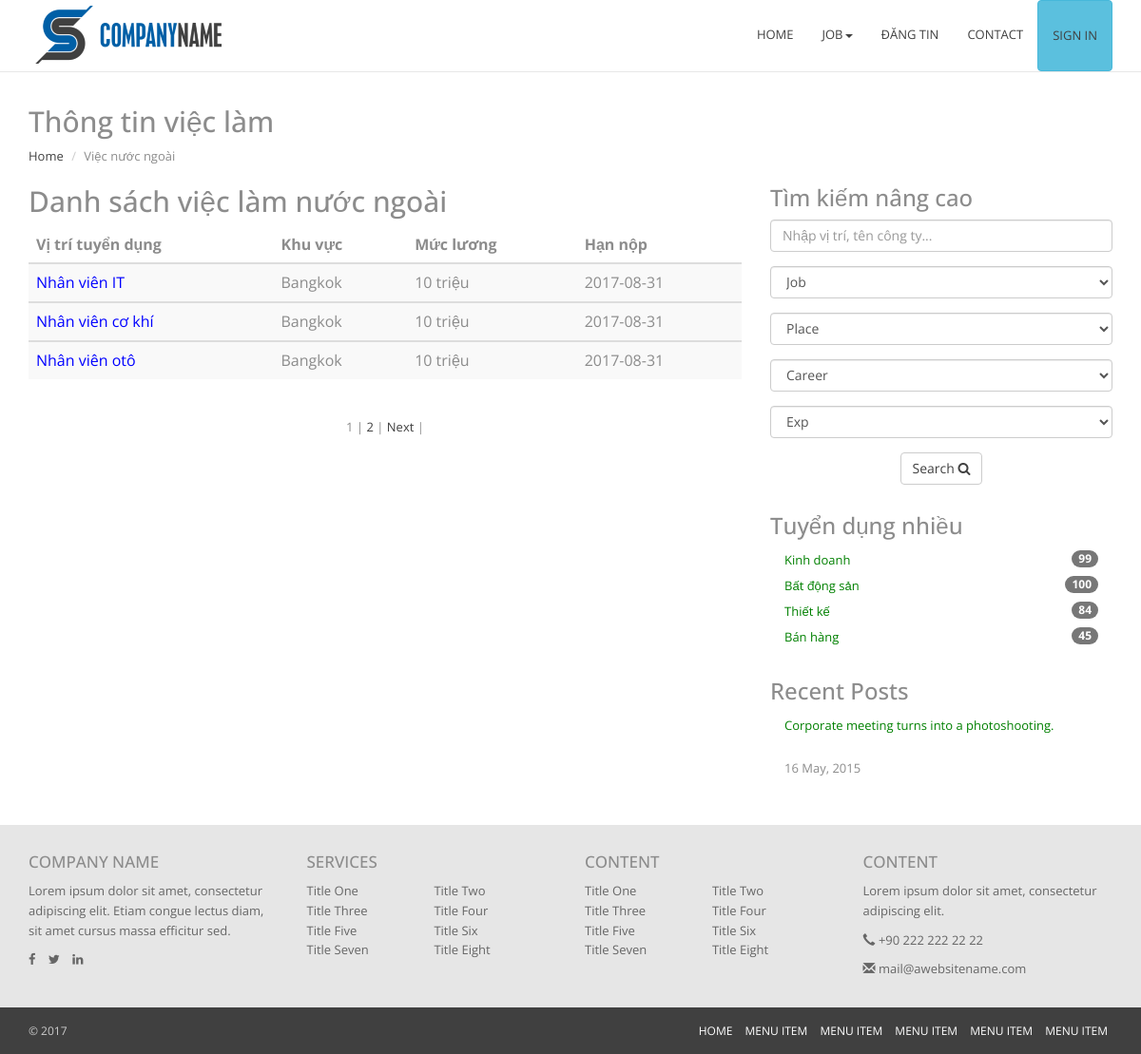
The page /viecnn.php on the database its author committed.
### tables this page shows
CREATE TABLE `details` (
  `id` int(11) NOT NULL,
  `date_up` date NOT NULL,
  `company` varchar(50) NOT NULL,
  `add` varchar(50) NOT NULL,
  `wage` varchar(50) NOT NULL,
  `exp` varchar(100) NOT NULL,
  `city` varchar(100) NOT NULL,
  `career` varchar(100) NOT NULL,
  `number_up` int(5) NOT NULL,
  `sex` varchar(10) NOT NULL,
  `describe` varchar(1000) NOT NULL,
  `request` varchar(1000) NOT NULL,
  `right` varchar(100) NOT NULL,
  `deadline` date NOT NULL,
  `usercontact` varchar(100) NOT NULL,
  `emailcontact` varchar(100) NOT NULL,
  `status` int(5) NOT NULL,
  `category` int(5) NOT NULL,
  `title` varchar(100) NOT NULL,
  `TinhChatCV` varchar(255) NOT NULL,
  `level` varchar(50) NOT NULL,
  `hinhthuc` varchar(55) NOT NULL,
  `author` int(11) NOT NULL
);

### viecnn.php (the view, shortened to what this page needs)
<?php
    include_once 'includes/connect.php';
    $result = mysqli_query($link, 'select count(id) as id from details where category = "3"');
    $row = mysqli_fetch_assoc($result);
    $total_records = $row['id'];
    $current_page = isset($_GET['page']) ? $_GET['page'] : 1;
    $limit = 3;
    $total_page = ceil($total_records / $limit);
    $start = ($current_page - 1) * $limit;
 ?>
    <?php include 'includes/header.php'; ?>
    <main class="site-main">
        <section class="global-page-header">
            <div class="container">
                <div class="row">
                    <div class="col-md-12">
                        <div class="block">
                            <h2>Thông tin việc làm</h2>
                            <ol class="breadcrumb">
                                <li>
                                    <a href="index.php">
                                        Home
                                    </a>
                                </li>
                                <li>Việc nước ngoài</li>
                            </ol>
                        </div>
                    </div>
                </div>
            </div>
            </section>
            <section id="blog-full-width">
                <div class="container">
                    <div class="row">
                        <div class="col-md-8">
                            <article class="wow fadeInDown" data-wow-delay=".3s" data-wow-duration="500ms">
                                <div class="blog-content">
                                    <h2>Danh sách việc làm nước ngoài</h2>
                                    <table class="table table-striped">
                                        <thead>
                                            <tr>
                                                <th>Vị trí tuyển dụng</th>
                                                <th>Khu vực</th>
                                                <th>Mức lương</th>
                                                <th>Hạn nộp</th>
                                            </tr>
                                        </thead>
                                        <?php
                                            $sql = "SELECT * FROM details where category = '3' LIMIT $start, $limit";
                                            $query = mysqli_query($link,$sql);
                                            while ( $data = mysqli_fetch_array($query) ) {
                                            ?>
                                            <tbody>
                                                <tr>
                                                    <td><a href="detail.php?id=<?php echo $data['id']; ?>" style="color:blue"><?php echo $data['title']; ?></a></td>
                                                    <td><?php echo $data['city']; ?></td>
                                                    <td><?php echo $data['wage']; ?></td>
                                                    <td><?php echo $data['deadline']; ?></td>
                                                </tr>
                                            </tbody>
                                        <?php } ?>
                                    </table>
                                    <center>
                                        <div class="row">
                                            <div class="pagination ">
                                               <?php
                                                    for ($i = 1; $i <= $total_page; $i++){
                                                        if ($i == $current_page){
                                                            echo '<span>'.$i.'</span> | ';
                                                        }else{
                                                            echo '<a href="viecnn.php?page='.$i.'">'.$i.'</a> | ';
                                                        }
                                                    }if ($current_page < $total_page && $total_page > 1){
                                                        echo '<a href="viecnn.php?page='.($current_page+1).'">Next</a> | ';
                                                    }
                                               ?>
                                            </div>
                                        </div>
                                    </center>
                                </div>
                        </article>
                    </div>
                    <div class="col-md-4">
                        <div class="sidebar">
                            <div class=" widget">
                                <?php include 'modules/search.php' ?>
                                <?php include 'modules/nganhnoibat.php' ?>
                                <div class="recent-post widget">
                                    <h3>Recent Posts</h3>
                                    <ul>
                                        <li>
                                            <a href="#">Corporate meeting turns into a photoshooting.</a><br>
                                            <time>16 May, 2015</time>
                                        </li>
                                    </ul>
                                </div>
                            </div>
                        </div>
                    </div>
        </section>
    </main>
    <?php include 'includes/footer.php'; ?>

### css/style.css (style rules this page uses)
* { outline:none; }
html, body { height: 100%; }
body { font-family: 'Open Sans', sans-serif;font-size: 13px;line-height: 1.6;color: #8c8c8c;background-color: #fff; }
h1, h2, h3, h4, h5, h6 { font-family: 'Open Sans', sans-serif; }
a { color: #404040; }
.breadcrumb { margin: 0;background: #fff;padding: 0; }
.widget { margin-bottom: 30px; }
.sidebar ul { padding-left: 15px;padding-right: 15px;margin: 0; }
.sidebar ul li { list-style: none; }
.sidebar ul li a { padding: 3px 15px;display: block;margin-left: -15px;margin-right: -15px;color: green; }
.site-main { padding-top:70px;padding-bottom: 20px }

### rows shown on the page
details: title "Nhân viên IT", city "Bangkok", wage "10 triệu", deadline "2017-08-31"
details: title "Nhân viên cơ khí", city "Bangkok", wage "10 triệu", deadline "2017-08-31"
details: title "Nhân viên otô", city "Bangkok", wage "10 triệu", deadline "2017-08-31"
